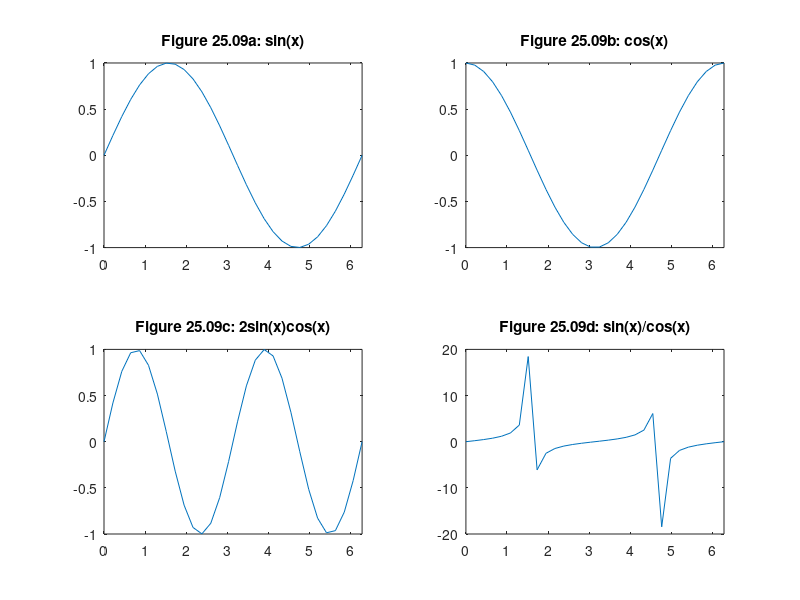

Recreate this plot in MATLAB.
x = linspace(0,2*pi,30);
y = sin(x);
z = cos(x);
a = 2*sin(x).*cos(x);
b = sin(x)./(cos(x)+eps); 
subplot(2,2,1) % pick the upper left of a 2-by-2 grid of subplots
plot(x,y), axis([0 2*pi -1 1]), title('Figure 25.09a: sin(x)') 
subplot(2,2,2) % pick the upper right of the 4 subplots
plot(x,z), axis([0 2*pi -1 1]), title('Figure 25.09b: cos(x)') 
subplot(2,2,3) % pick the lower left of the 4 subplots
plot(x,a), axis([0 2*pi -1 1]), title('Figure 25.09c: 2sin(x)cos(x)') 
subplot(2,2,4) % pick the lower right of the 4 subplots
plot(x,b), axis([0 2*pi -20 20]), title('Figure 25.09d: sin(x)/cos(x)') 
